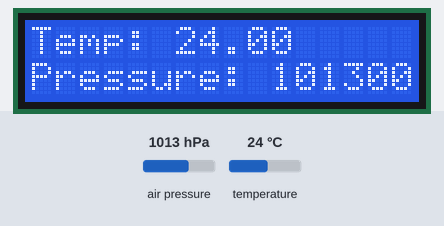
A sketch run on a simulated Arduino Uno, built with avr-gcc and run on an emulated ATmega328P. Shown: 16×2 character LCD. Inputs (shaded band) come from the test bench; at power-on: air pressure 1013 hPa, temperature 24 °C. What the sketch prints to the serial monitor is not drawn.

Above: at 1.2 s.
1.3 s: air pressure set to 952 hPa
At 3.0 s:
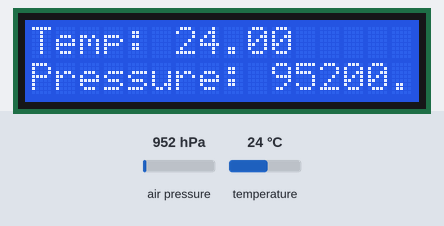
3.5 s: temperature set to 12 °C
At 5.3 s:
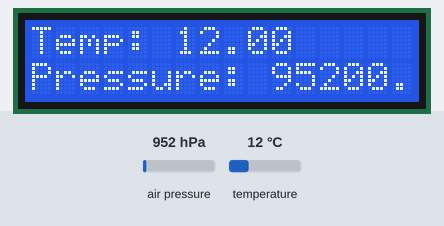
5.6 s: air pressure set to 975 hPa
At 6.5 s:
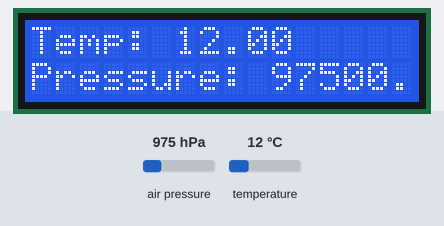
7.6 s: temperature set to 19 °C
At 8.8 s:
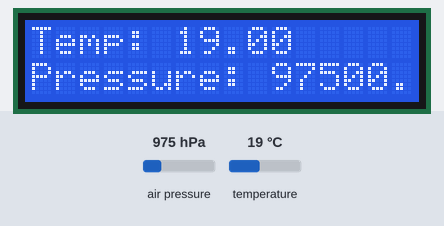
Timing chart, 0 to 10.6 s (numbered marks = the images above; inputs shaded):
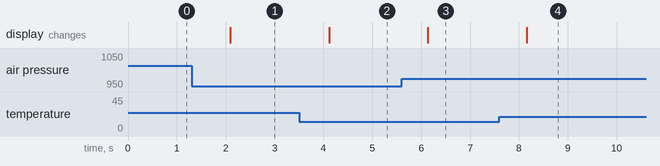

The sketch:

bmp180_toptechboy_livePlotting_LCD_v1.ino
```cpp
#include "Wire.h"
#include "Adafruit_BMP085.h"
#include <LiquidCrystal.h>

LiquidCrystal lcd(12, 11, 5, 4, 3, 2);

Adafruit_BMP085 mySensor; // Create a pressure sensor called mySensor

float tempC;// variable to hold the temperature reading
float tempF;
float pressurePa; //variable to hold the barometric pressure in Pa

void setup() {
  // put your setup code here, to run once:
  Serial.begin(9600); //Start the serial monitor

  mySensor.begin();//initialize mySensor

  lcd.begin(16, 2);

}

void loop() {
  // put your main code here, to run repeatedly:
  String msg1="Temp: ";
  String msg2="Pressure: ";
  tempC = mySensor.readTemperature();//read temperature in C
  msg1 += tempC;


  tempF = tempC*1.8 + 32.; //convert temp to F

  pressurePa = mySensor.readPressure();// read pressure
  msg2 += pressurePa;


  Serial.print(tempC);


  Serial.print(" , ");

  Serial.println(pressurePa);

  lcd.setCursor(0, 0);
  lcd.print(msg1);
  lcd.setCursor(0,1);
  lcd.print(msg2);


  delay(1000);

  //lcd.clear();


}
```

Measured:
- after the input at 1.3 s, the display: changes after 0.79 s (image 1)
- after the input at 3.5 s, the display: changes after 0.62 s (image 2)
- after the input at 5.6 s, the display: changes after 0.54 s (image 3)
- after the input at 7.6 s, the display: changes after 0.56 s (image 4)
